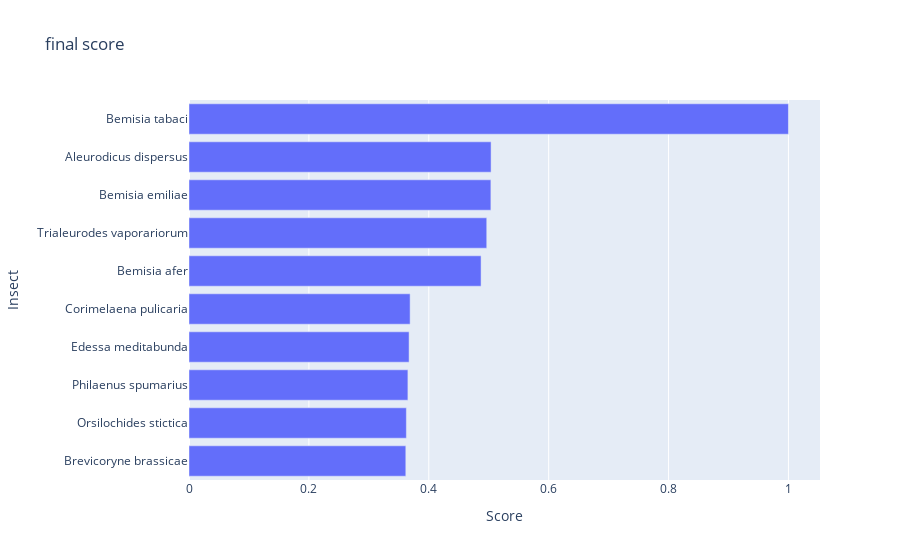

Notebook code cell kept with this figure:
### Code cell
import plotly.graph_objects as go

to_itter=data_to_count.sort_values('result',ascending=False).reset_index(drop=True)[:10]

label=[]
degree=[]
for index,data in to_itter.sort_values('result',ascending=True).reset_index(drop=True).iterrows():
    label.append(data.label)
    degree.append(data.result)

fig = go.Figure(data=go.Bar(
    x=degree,
    y=label,
    orientation='h'
))

fig.update_layout(
    title='final score',
    xaxis_title='Score',
    yaxis_title='Insect'
)

fig.show()

### Figure 1 — Plotly figure (JSON) as saved in the notebook; plotly's stock layout.template omitted (floating-point values rounded to 4 significant figures)
{"data": [{"orientation": "h", "type": "bar", "x": [0.3617, 0.3626, 0.3652, 0.3671, 0.3689, 0.4872, 0.4967, 0.5036, 0.5039, 1], "y": ["Brevicoryne brassicae", "Orsilochides stictica", "Philaenus spumarius", "Edessa meditabunda", "Corimelaena pulicaria", "Bemisia afer", "Trialeurodes vaporariorum", "Bemisia emiliae", "Aleurodicus dispersus", "Bemisia tabaci"]}], "layout": {"title": {"text": "final score"}, "xaxis": {"title": {"text": "Score"}}, "yaxis": {"title": {"text": "Insect"}}}}
